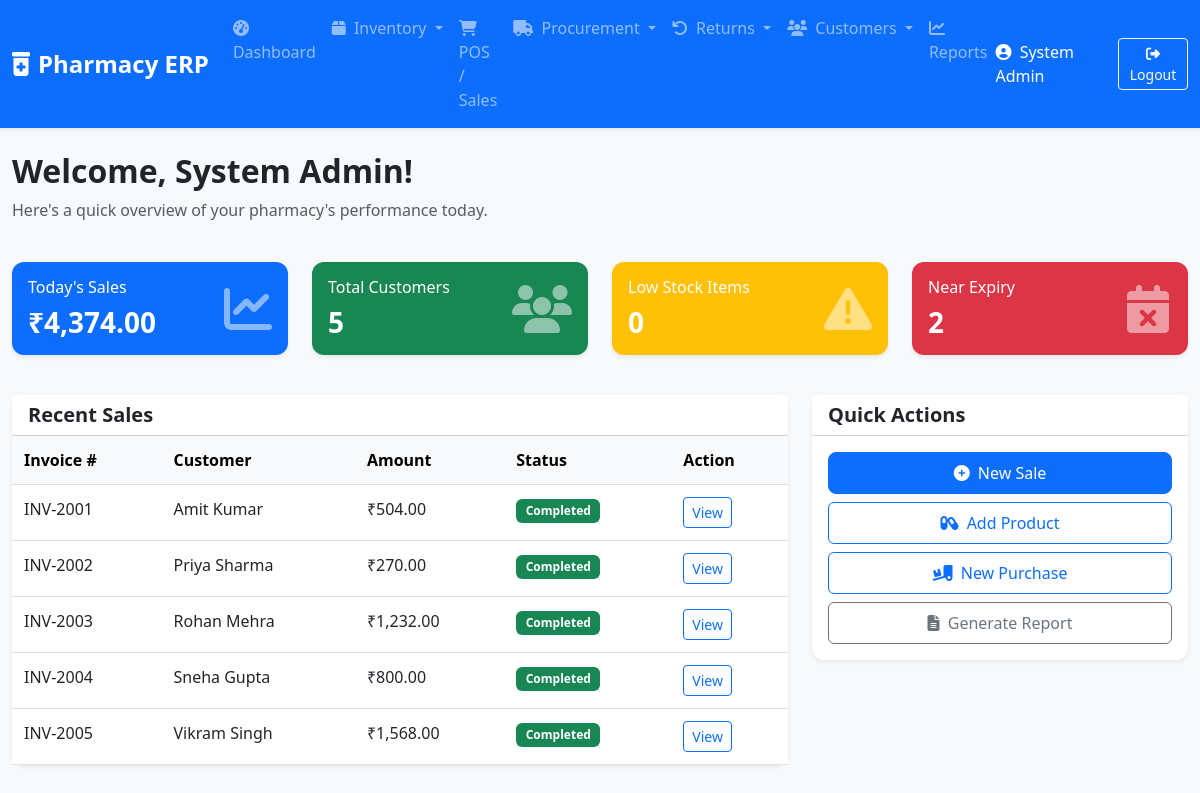
/dashboard.php (signed in), run on the app's committed database.
### tables this page shows
CREATE TABLE sales (
    id INT AUTO_INCREMENT PRIMARY KEY,
    customer_id INT NULL,
    invoice_num VARCHAR(50) UNIQUE,
    sale_date TIMESTAMP DEFAULT CURRENT_TIMESTAMP,
    total_taxable_amount DECIMAL(15,2),
    total_tax_amount DECIMAL(15,2),
    total_amount DECIMAL(15,2),
    discount_amount DECIMAL(15,2) DEFAULT 0.00,
    net_amount DECIMAL(15,2),
    payment_mode ENUM('Cash', 'Card', 'UPI', 'Credit', 'Mixed') DEFAULT 'Cash',
    created_at TIMESTAMP DEFAULT CURRENT_TIMESTAMP,
    FOREIGN KEY (customer_id) REFERENCES customers(id),
    INDEX (sale_date)
);

CREATE TABLE customers (
    id INT AUTO_INCREMENT PRIMARY KEY,
    name VARCHAR(255) NOT NULL,
    phone VARCHAR(20),
    email VARCHAR(100),
    address TEXT,
    state VARCHAR(100),
    credit_limit DECIMAL(15,2) DEFAULT 0.00,
    current_due DECIMAL(15,2) DEFAULT 0.00,
    advance_balance DECIMAL(15,2) DEFAULT 0.00,
    created_at TIMESTAMP DEFAULT CURRENT_TIMESTAMP,
    INDEX (phone)
);

### includes/functions.php (called while the page is built, shortened)
<?php
function isLoggedIn() {
    return isset($_SESSION['user_id']);
}
function formatCurrency($amount) {
    return '₹' . number_format($amount, 2);
}
?>

### dashboard.php (the view, shortened to what this page needs)
<?php
include 'includes/header.php';
$conn = get_db_conn();
$today = date('Y-m-d');
$sales_today_res = $conn->query("SELECT SUM(net_amount) as total FROM sales WHERE DATE(sale_date) = '$today'");
$sales_today = ($sales_today_res && $row = $sales_today_res->fetch_assoc()) ? ($row['total'] ?? 0) : 0;
$total_customers_res = $conn->query("SELECT COUNT(*) as count FROM customers");
$total_customers = ($total_customers_res && $row = $total_customers_res->fetch_assoc()) ? $row['count'] : 0;
$low_stock_res = $conn->query("SELECT COUNT(*) as count FROM batches WHERE current_qty < 10");
$low_stock = ($low_stock_res && $row = $low_stock_res->fetch_assoc()) ? $row['count'] : 0;
$expired_soon_res = $conn->query("SELECT COUNT(*) as count FROM batches WHERE expiry_date <= DATE_ADD(CURDATE(), INTERVAL 90 DAY)");
$expired_soon = ($expired_soon_res && $row = $expired_soon_res->fetch_assoc()) ? $row['count'] : 0;
?>
<div class="row mb-4">
    <div class="col-md-12">
        <h2 class="fw-bold">Welcome, <?php echo $_SESSION['full_name']; ?>!</h2>
        <p class="text-muted">Here's a quick overview of your pharmacy's performance today.</p>
    </div>
</div>
<div class="row mb-4">
    <div class="col-md-3">
        <div class="card text-white bg-primary mb-3 shadow-sm border-0">
            <div class="card-body">
                <div class="d-flex justify-content-between align-items-center">
                    <div>
                        <h6 class="card-title">Today's Sales</h6>
                        <h3 class="fw-bold mb-0"><?php echo formatCurrency($sales_today); ?></h3>
                    </div>
                    <i class="fas fa-chart-line fa-3x opacity-50"></i>
                </div>
            </div>
        </div>
    </div>
    <div class="col-md-3">
        <div class="card text-white bg-success mb-3 shadow-sm border-0">
            <div class="card-body">
                <div class="d-flex justify-content-between align-items-center">
                    <div>
                        <h6 class="card-title">Total Customers</h6>
                        <h3 class="fw-bold mb-0"><?php echo $total_customers; ?></h3>
                    </div>
                    <i class="fas fa-users fa-3x opacity-50"></i>
                </div>
            </div>
        </div>
    </div>
    <div class="col-md-3">
        <div class="card text-white bg-warning mb-3 shadow-sm border-0">
            <div class="card-body">
                <div class="d-flex justify-content-between align-items-center">
                    <div>
                        <h6 class="card-title">Low Stock Items</h6>
                        <h3 class="fw-bold mb-0"><?php echo $low_stock; ?></h3>
                    </div>
                    <i class="fas fa-exclamation-triangle fa-3x opacity-50"></i>
                </div>
            </div>
        </div>
    </div>
    <div class="col-md-3">
        <div class="card text-white bg-danger mb-3 shadow-sm border-0">
            <div class="card-body">
                <div class="d-flex justify-content-between align-items-center">
                    <div>
                        <h6 class="card-title">Near Expiry</h6>
                        <h3 class="fw-bold mb-0"><?php echo $expired_soon; ?></h3>
                    </div>
                    <i class="fas fa-calendar-times fa-3x opacity-50"></i>
                </div>
            </div>
        </div>
    </div>
</div>
<div class="row">
    <div class="col-md-8">
        <div class="card shadow-sm border-0 mb-4">
            <div class="card-header bg-white">
                <h5 class="mb-0 fw-bold">Recent Sales</h5>
            </div>
            <div class="card-body p-0">
                <div class="table-responsive">
                    <table class="table table-hover mb-0">
                        <thead class="table-light">
                            <tr>
                                <th>Invoice #</th>
                                <th>Customer</th>
                                <th>Amount</th>
                                <th>Status</th>
                                <th>Action</th>
                            </tr>
                        </thead>
                        <tbody>
                            <?php
                            $recent_sales = $conn->query("SELECT s.*, c.name as customer_name FROM sales s LEFT JOIN customers c ON s.customer_id = c.id ORDER BY s.created_at DESC LIMIT 5");
                            while ($sale = $recent_sales->fetch_assoc()):
                            ?>
                            <tr>
                                <td><?php echo $sale['invoice_num']; ?></td>
                                <td><?php echo $sale['customer_name'] ?? 'Walk-in'; ?></td>
                                <td><?php echo formatCurrency($sale['net_amount']); ?></td>
                                <td><span class="badge bg-success">Completed</span></td>
                                <td><a href="view_sale.php?id=<?php echo $sale['id']; ?>" class="btn btn-sm btn-outline-primary">View</a></td>
                            </tr>
                            <?php endwhile; ?>
                        </tbody>
                    </table>
                </div>
            </div>
        </div>
    </div>
    <div class="col-md-4">
        <div class="card shadow-sm border-0 mb-4">
            <div class="card-header bg-white">
                <h5 class="mb-0 fw-bold">Quick Actions</h5>
            </div>
            <div class="card-body">
                <div class="d-grid gap-2">
                    <a href="pos.php" class="btn btn-primary py-2"><i class="fas fa-plus-circle me-1"></i> New Sale</a>
                    <a href="products.php" class="btn btn-outline-primary py-2"><i class="fas fa-capsules me-1"></i> Add Product</a>
                    <a href="purchases.php" class="btn btn-outline-primary py-2"><i class="fas fa-truck-loading me-1"></i> New Purchase</a>
                    <a href="reports.php" class="btn btn-outline-secondary py-2"><i class="fas fa-file-alt me-1"></i> Generate Report</a>
                </div>
            </div>
        </div>
    </div>
</div>
<?php include 'includes/footer.php'; ?>

### includes/header.php (shortened to what this page needs)
<!DOCTYPE html>
<html lang="en">
<head>
    <link href="https://cdn.jsdelivr.net/npm/bootstrap@5.3.0/dist/css/bootstrap.min.css" rel="stylesheet">
    <link rel="stylesheet" href="https://cdnjs.cloudflare.com/ajax/libs/font-awesome/6.4.0/css/all.min.css">
    <link rel="stylesheet" href="css/style.css">
</head>
<body class="bg-light">
<?php
require_once 'includes/functions.php';
if (isLoggedIn()): ?>
    <nav class="navbar navbar-expand-lg navbar-dark bg-primary shadow-sm sticky-top">
        <div class="container-fluid">
            <a class="navbar-brand fw-bold" href="dashboard.php">
                <i class="fas fa-prescription-bottle-alt me-2"></i>Pharmacy ERP
            </a>
            <div class="collapse navbar-collapse" id="navbarNav">
                <ul class="navbar-nav me-auto">
                    <li class="nav-item">
                        <a class="nav-link" href="dashboard.php"><i class="fas fa-tachometer-alt me-1"></i> Dashboard</a>
                    </li>
                    <li class="nav-item dropdown">
                        <a class="nav-link dropdown-toggle" href="#" role="button" data-bs-toggle="dropdown">
                            <i class="fas fa-box me-1"></i> Inventory
                        </a>
                    </li>
                    <li class="nav-item">
                        <a class="nav-link" href="pos.php"><i class="fas fa-shopping-cart me-1"></i> POS / Sales</a>
                    </li>
                    <li class="nav-item dropdown">
                        <a class="nav-link dropdown-toggle" href="#" role="button" data-bs-toggle="dropdown">
                            <i class="fas fa-truck me-1"></i> Procurement
                        </a>
                    </li>
                    <li class="nav-item dropdown">
                        <a class="nav-link dropdown-toggle" href="#" role="button" data-bs-toggle="dropdown">
                            <i class="fas fa-undo me-1"></i> Returns
                        </a>
                    </li>
                    <li class="nav-item dropdown">
                        <a class="nav-link dropdown-toggle" href="#" role="button" data-bs-toggle="dropdown">
                            <i class="fas fa-users me-1"></i> Customers
                        </a>
                    </li>
                    <li class="nav-item">
                        <a class="nav-link" href="reports.php"><i class="fas fa-chart-line me-1"></i> Reports</a>
                    </li>
                </ul>
                <div class="d-flex align-items-center">
                    <span class="text-white me-3"><i class="fas fa-user-circle me-1"></i> <?php echo $_SESSION['full_name']; ?></span>
                    <a href="logout.php" class="btn btn-outline-light btn-sm"><i class="fas fa-sign-out-alt"></i> Logout</a>
                </div>
            </div>
        </div>
    </nav>
    <div class="container-fluid mt-4">
<?php endif; ?>

### includes/footer.php (shortened to what this page needs)
    </div>
</body>
</html>

### css/style.css (style rules this page uses)
body { font-family: 'Segoe UI', Tahoma, Geneva, Verdana, sans-serif; }
.card { border-radius: 12px; }
.shadow-sm { box-shadow: 0 .125rem .25rem rgba(0,0,0,.075)!important; }
.navbar-brand { font-size: 1.5rem; }
.nav-link { font-weight: 500; }
.table > :not(caption) > * > * { padding: .75rem .75rem; }
.btn-primary { background-color: #0d6efd; border-color: #0d6efd; padding: 0.5rem 1.25rem; border-radius: 8px; }
.badge { padding: 0.5em 0.8em; border-radius: 6px; }

### data on the page
sales: invoice_num "INV-2001", customer.name "Amit Kumar", net_amount "₹504.00"
sales: invoice_num "INV-2002", customer.name "Priya Sharma", net_amount "₹270.00"
sales: invoice_num "INV-2003", customer.name "Rohan Mehra", net_amount "₹1,232.00"
sales: invoice_num "INV-2004", customer.name "Sneha Gupta", net_amount "₹800.00"
sales: invoice_num "INV-2005", customer.name "Vikram Singh", net_amount "₹1,568.00"

### other printed values
$_SESSION['full_name'] "System Admin"
formatCurrency($sales_today) "₹4,374.00"
$total_customers "5"
$low_stock "0"
$expired_soon "2"
